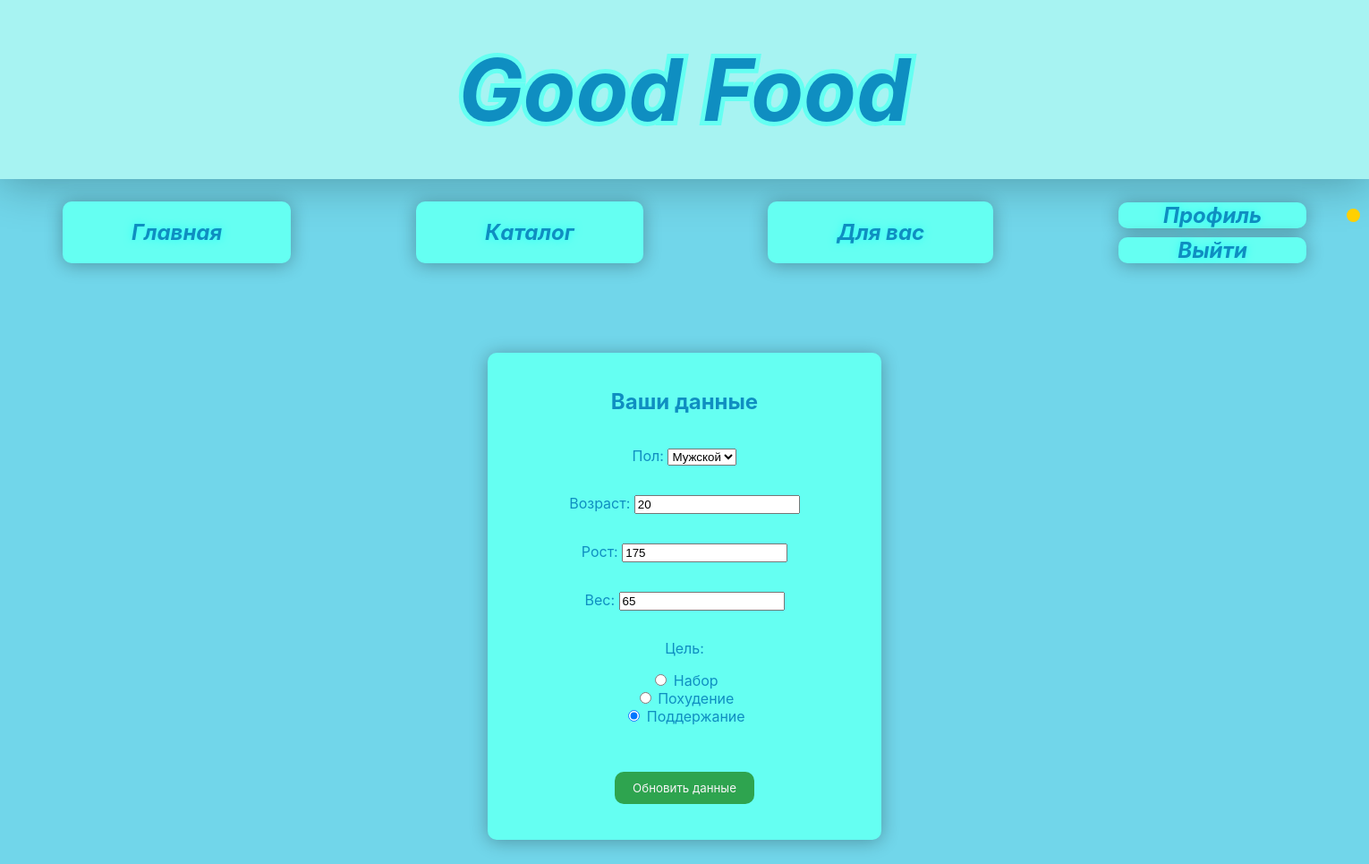
/auth/profile/ (signed in), run on an earlier commit of the app's database.
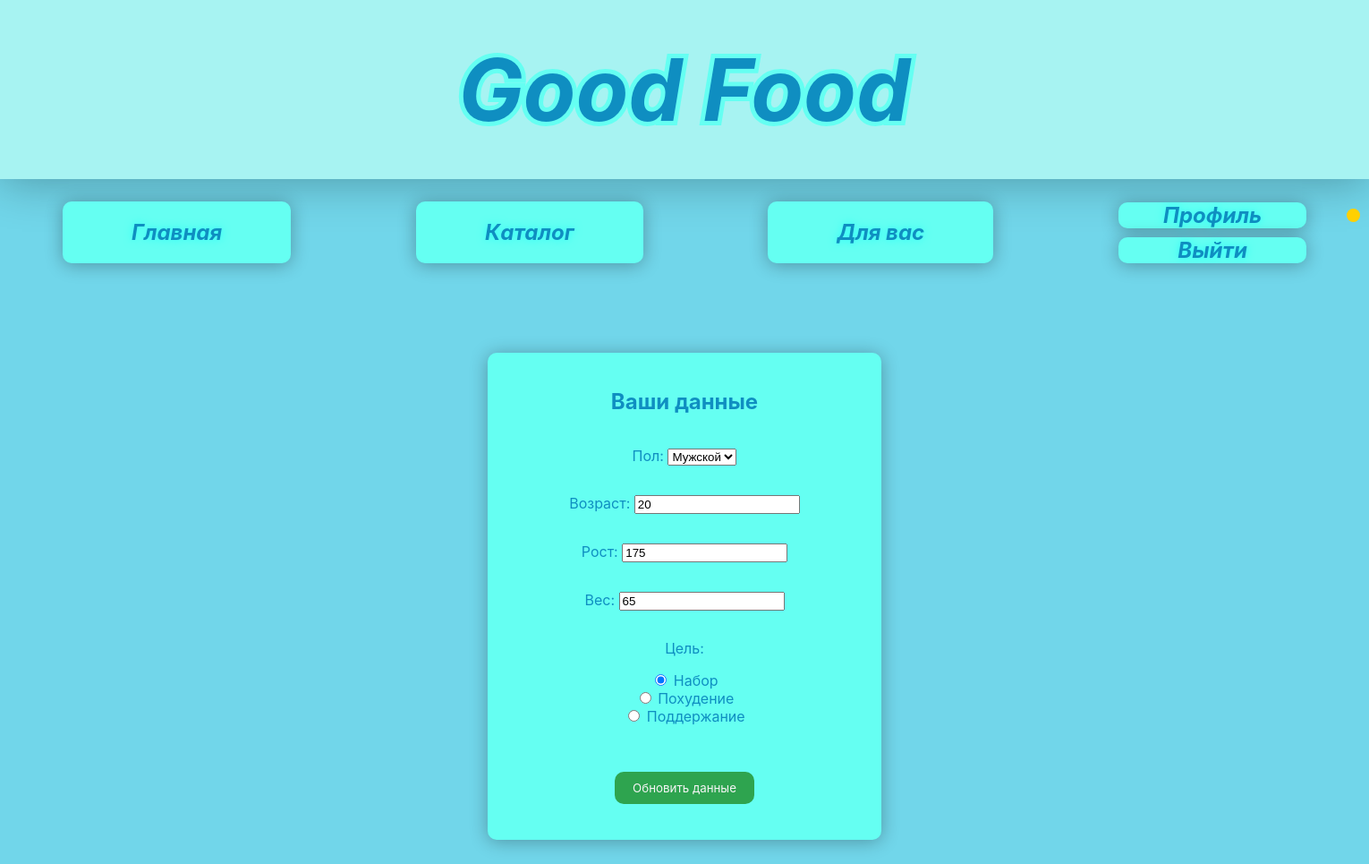
And on a later commit of the database.
### moduleauth/models.py (models this page shows, shortened)
class Profile(models.Model):
    user = models.OneToOneField(User, null=True, on_delete=models.CASCADE)
    email = models.EmailField(unique=True, null=True, blank=True, verbose_name="Email")
    sex = models.CharField(max_length=6, choices=[('male', 'Мужской'), ('female', 'Женский')], default='male')
    age = models.PositiveIntegerField(default=18, verbose_name='Age' )
    height = models.PositiveIntegerField(default=160,verbose_name="Height")
    weight = models.PositiveIntegerField(default=60, verbose_name="Weight")
    goal = models.CharField(max_length=20, choices=[('gain', 'Набор'), ('lose', 'Похудение'), ('main', 'Поддержание')], default='maintain')
    calorie_adjustment = models.IntegerField(default=0, verbose_name="Коррекция калорий")

### moduleauth/views.py (the view)
# urls.py: path('profile/', views.profile_view, name='profile'),
@login_required
def profile_view(request):
    profile, created = Profile.objects.get_or_create(user=request.user)
    if request.method == 'POST':
        form = UserInfoForm(request.POST, instance=profile)
        if form.is_valid():
            form.save()
            return redirect('profile')
    else:
        form = UserInfoForm(instance=profile)
    return render(request, 'profile.html', {'form': form})

### moduleauth/forms.py (shortened to what this page needs)
class UserInfoForm(forms.ModelForm):
    sex = forms.ChoiceField(label='Пол', required=True, choices=[('male', 'Мужской'), ('female', 'Женский')])
    age = forms.IntegerField(label='Возраст', required=True)
    height = forms.IntegerField(label='Рост', required=True)
    weight = forms.IntegerField(label='Вес', required=True)
    goal = forms.ChoiceField(label='Цель', choices=Profile._meta.get_field('goal').choices, widget=forms.RadioSelect)
    class Meta:
        model = Profile
        fields = ('sex', 'age','height', 'weight', 'goal')
        widgets = {
            'sex': forms.RadioSelect(choices=[('male', 'Мужской'), ('female', 'Женский')]),
            'age': forms.NumberInput(attrs={'min': 0, 'max': 120}),
            'height': forms.NumberInput(attrs={'min': 120, 'max': 300}),
            'weight': forms.NumberInput(attrs={'min': 25, 'max': 300})
        }

### templates/profile.html (shortened to what this page needs)
{% load static %}
<html lang="ru">
    <head>
        <link rel="stylesheet" href="{% static 'styles/base.css' %}">
        <link rel="stylesheet" href="{% static 'styles/profile.css' %}">
    </head>
    <body>
        <div id="heading">
            <span>Good Food</span>
        </div>
        <div id="body">
            <div class="navbar">
                <a href="{% url 'index' %}" class="nav-button">Главная</a>
                <a href="{% url 'catalog' %}" class="nav-button">Каталог</a>
                {% if user.is_authenticated %}
                    <a href="{% url 'foru' %}" class="nav-button restricted">Для вас</a>
                {% else %}
                    <script src="{ static 'utils/restrict.js' }"></script>
                {% endif %}
                <div class="auth-buttons">
                    {% if user.is_authenticated %}
                        <a href="{% url 'profile' %}" class="auth-button">Профиль<div class="nav-button--circle"></div></a>
                        <a href="{% url 'logout' %}" class="auth-button">Выйти</a>
                    {% else %}
                        <a href="{% url 'signin' %}" class="auth-button">Вход</a>
                        <a href="{% url 'signup' %}" class="auth-button">Регистрация</a>
                    {% endif %}
                </div>
            </div>
            <div>
                <form method="post" class="profile-container">
                    <h2>Ваши данные</h2>
                    {{ form.as_p }}
                    <button type="submit" class="save-btn">Обновить данные</button>
                </form>
            </div>
        </div>
    </body>
</html>

### static/styles/base.css (style rules this page uses)
body { margin: 0; background: #71D6EA; position: relative; }
#heading { z-index: 2; position: relative; display: flex; align-items: center; justify-content: center; width: 100%; height: 200px; background: #A7F3F2; box-shadow: 0px 2px 50px rgba(0, 0, 0, 0.3); }
#heading span { font-family: 'Inter', sans-serif; font-style: italic; font-weight: bold; font-size: 96; color: #0F8EC1; -webkit-text-stroke: 10px #65FFF2; paint-order: stroke fill; }
#body { width: 100%; height: 100%; }
.navbar { z-index: 2; position: relative; display: flex; justify-content: space-around; align-items: center; padding-top: 25px; }
.nav-button { font-family: 'Inter', sans-serif; font-size: 24px; font-weight: bold; font-style: italic; color: #0F8EC1; background: #65FFF2; border: none; border-radius: 10px; padding: 20px 77px; text-shadow: 0 0 10px rgba(0, 255, 255, 0.6); cursor: pointer; box-shadow: 0px 2px 20px rgba(0, 0, 0, 0.3); transition: background 0.3s ease; text-decoration: none; position: relative; }
.auth-button { font-family: 'Inter', sans-serif; font-size: 24px; font-weight: bold; font-style: italic; color: #0F8EC1; background: #65FFF2; border: none; border-radius: 10px; padding: 0px 50px; text-shadow: 0 0 10px rgba(0, 255, 255, 0.6); cursor: pointer; box-shadow: 0px 2px 20px rgba(0, 0, 0, 0.3); transition: background 0.3s ease; text-decoration: none; }
.auth-buttons { display: flex; flex-direction: column; text-align: center; gap: 10px; }

### static/styles/profile.css (style rules this page uses)
.nav-button--circle { content: ""; width: 15px; height: 15px; background-color: #ffd000; border-radius: 50%; position: absolute; top: 35%; left: 1505px; }
.profile-container { display: flex; flex-direction: column; justify-content: center; align-items: center; text-align: center; width: 400px; margin: 100px auto; background-color: #65FFF2; box-shadow: 0px 2px 20px rgba(0, 0, 0, 0.3); padding: 20px; border-radius: 10px; color: #0F8EC1; font-family: 'Inter', sans-serif; }
.profile-container h2 { color: #0F8EC1; text-align: center; }
.save-btn { font-family: 'Inter', sans-serif; background-color: #2ea44f; color: #f5f5f5; border: none; padding: 10px 20px; border-radius: 10px; cursor: pointer; display: block; margin: 20px auto; }

What changed in the data, as far as the page shows it:
changed Profile "Мужской": goal "☐ Набор ☐ Похудение ☑ Поддержание" → "☑ Набор ☐ Похудение ☐ Поддержание"
